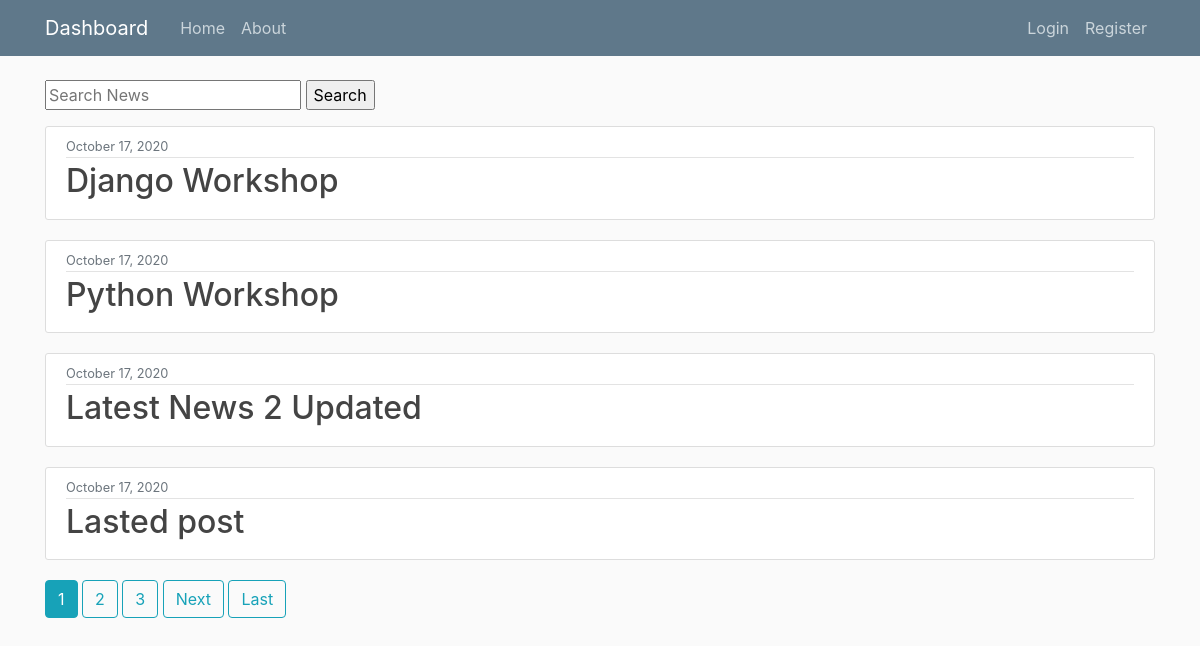
Before: /home/ with the older database file.
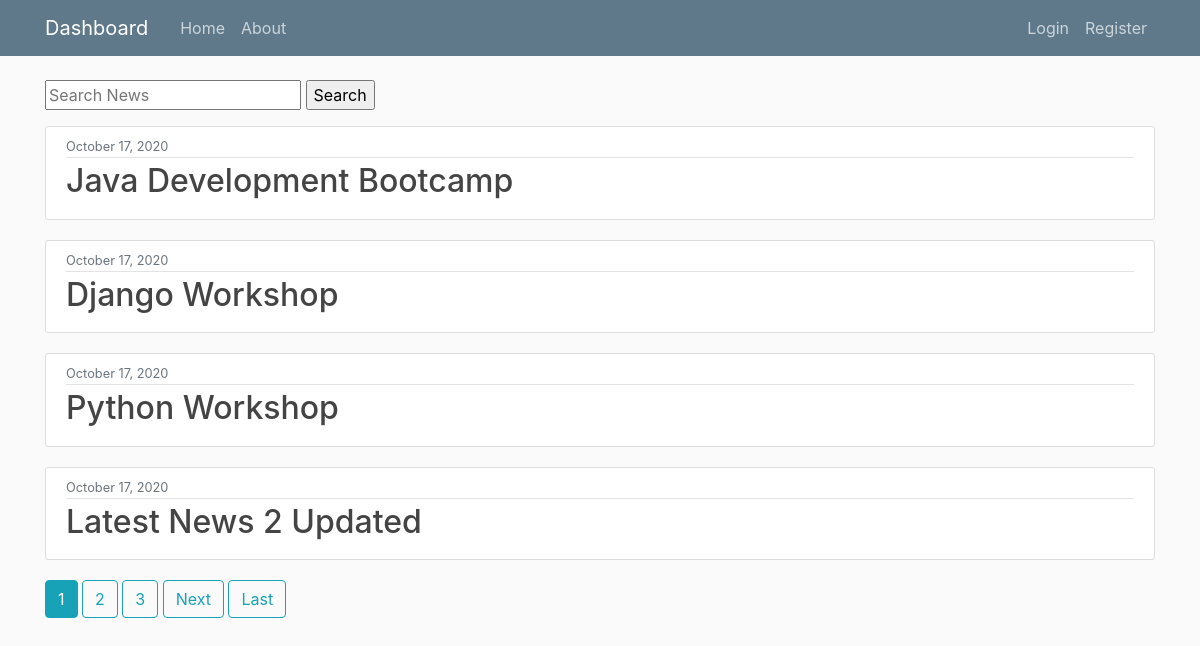
After: the same page with the newer database file.
### TPO/models.py (models this page shows, shortened)
class News(models.Model):
    domains = (
        ('PYTHON DEV','Python Dev'),
        ('JAVA DEV','Java Dev'),
        ('FRONTEND DEV','Frontend Dev'),
        ('BACKEND DEV','Backend Dev'),
        ('FULLSTACK DEV','Fullstack Dev'),
        ('DATA SCIENTIST','Data Scientist')
    )
    title = models.CharField(max_length=100)
    content = models.TextField()
    date_posted = models.DateTimeField(default=timezone.now)
    Domain = models.CharField(max_length=50, choices = domains ,default="JAVA DEV" )

### TPO/views.py (the view)
# urls.py: path('home/', NewsListView.as_view() , name = 'TPO-home'),
class NewsListView(ListView):
    model = News
    template_name = 'TPO/home.html' #<app><model>_<viewtype>.html
    context_object_name = 'newss'
    ordering = ['-date_posted']
    paginate_by = 4

### TPO/templates/TPO/home.html (shortened to what this page needs)
{% extends 'TPO/base.html'%}
{% block content %}
    <form action="{% url 'searchnews' %}" method="GET" value="{{request.GET.q}}">
    <input type="text" name="q" value="{{request.GET.q}}" placeholder="Search News"/>
    <input type="submit" name="submit" value="Search"/>
    </form>
    {% if submitbutton == 'Search' and request.GET.q != '' %}
    {% if results %}
    <h1>Results for <b>{{ request.GET.q }}</b></h1>
    <br/><br/>
    {% for result in results %}
      <article class="media content-section">
        <div class="media-body">
          <div class="article-metadata">
            <small class="text-muted">{{ result.date_posted|date:"F d, Y" }}</small>
          </div>
          <h2><a class="article-title" href="{% url 'news-detail' result.id %}">{{ result.title }}</a></h2>
        </div>
      </article>
    {% endfor %}
      {% if is_paginated %}
      {% if page_obj.has_previous %}
        <a class="btn btn-outline-info mb-4" href = "?page=1">First</a>
        <a class="btn btn-outline-info mb-4" href = "?page={{ page_obj.previous_page_number }}">Previous</a>
      {% endif %}
      {% for num in page_obj.paginator.page_range %}
        {% if page_obj.number == num%}
          <a class="btn btn-info mb-4" href = "?page={{ num }}">{{ num }}</a>
        {% elif num > page_obj.number|add:'-3' and num < page_obj.number|add:'+3' %}
          <a class="btn btn-outline-info mb-4" href = "?page={{ num }}">{{ num }}</a>
        {% endif %}
      {% endfor %}
      {% if page_obj.has_next %}
        <a class="btn btn-outline-info mb-4" href = "?page={{ page_obj.next_page_number}}">Next</a>
        <a class="btn btn-outline-info mb-4" href = "?page={{ page_obj.paginator.num_pages }}">Last</a>
      {% endif %}
    {% endif %}
    {% else %}
      <p>No Results Found!</p>
    {% endif %}
    {% else %}
    {% for news in newss%}
      <article class="media content-section">
        <div class="media-body">
          <div class="article-metadata">
            <small class="text-muted">{{ news.date_posted|date:"F d, Y" }}</small>
          </div>
          <h2><a class="article-title" href="{% url 'news-detail' news.id %}">{{ news.title }}</a></h2>
        </div>
      </article>
    {% endfor %}
      {% if is_paginated %}
      {% for num in page_obj.paginator.page_range %}
        {% if page_obj.number == num%}
          <a class="btn btn-info mb-4" href = "?page={{ num }}">{{ num }}</a>
        {% elif num > page_obj.number|add:'-3' and num < page_obj.number|add:'+3' %}
          <a class="btn btn-outline-info mb-4" href = "?page={{ num }}">{{ num }}</a>
        {% endif %}
      {% endfor %}
      {% if page_obj.has_next %}
        <a class="btn btn-outline-info mb-4" href = "?page={{ page_obj.next_page_number}}">Next</a>
        <a class="btn btn-outline-info mb-4" href = "?page={{ page_obj.paginator.num_pages }}">Last</a>
      {% endif %}
      {% endif %}
    {% endif %}
{% endblock content %}

Changed rows visible on the page:
no longer on this page (row unchanged): News: date_posted "October 17, 2020", title "Lasted post"
added News: date_posted "October 17, 2020", title "Java Development Bootcamp"
